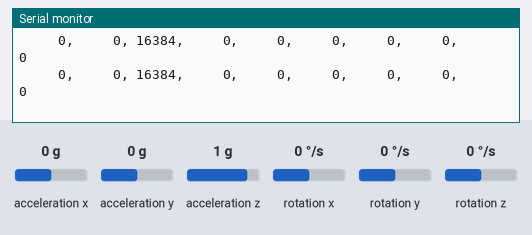
Recording of a sketch running on a simulated Arduino Leonardo, built with avr-gcc and run on an emulated ATmega32U4. On the bench: the last lines printed to the serial monitor. The inputs (shaded band) are chosen by the test bench; at power-on: acceleration x 0 g, acceleration y 0 g, acceleration z 1 g, rotation x 0 °/s, rotation y 0 °/s, rotation z 0 °/s.

Above: at 1.2 s.
1.3 s: acceleration x set to -1.4 g
At 1.37 s:
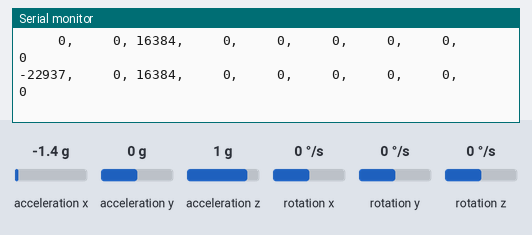
3.2 s: acceleration y set to -1.4 g
At 3.26 s:
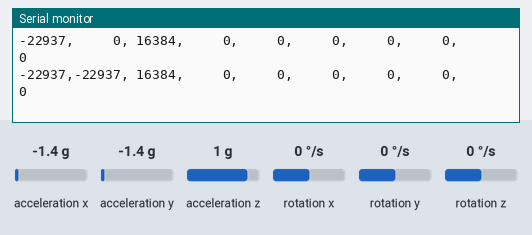
5.1 s: acceleration z set to -1.4 g
At 5.15 s:
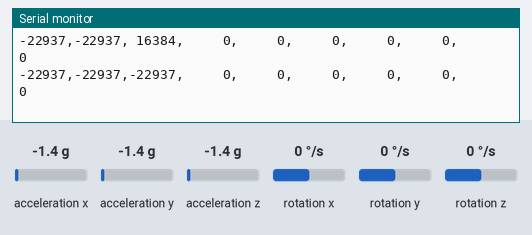
7.0 s: rotation x set to -192 °/s
At 7.04 s:
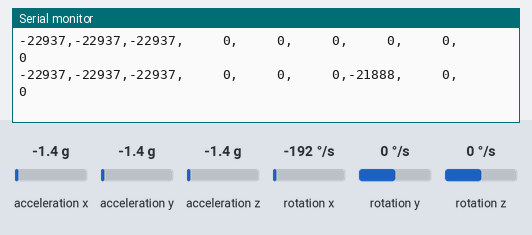
8.9 s: rotation y set to -192 °/s
At 8.93 s:
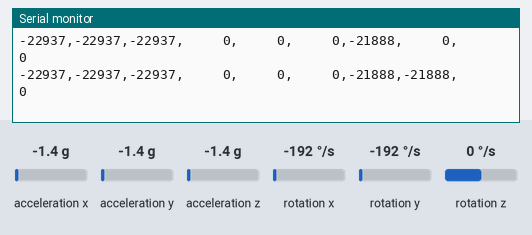
10.8 s: rotation z set to -192 °/s
At 10.82 s:
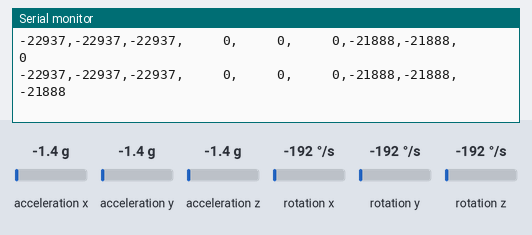

The sketch:

InertialSensors.ino
```cpp
/* This example reads the raw values from the L3GD20H gyro and
LSM303D accelerometer and magnetometer on the Zumo 32U4, and
prints those raw values to the serial monitor.

The accelerometer readings can be converted to units of g using
the conversion factors specified in the "Sensor characteristics"
table in the LSM303 datasheet.  The default full-scale (FS)
setting is +/- 2 g, so the conversion factor is 0.61 mg/LSB
(least-significant bit).  A raw reading of 16384 would correspond
to 1 g.

The gyro readings can be converted to degrees per second (dps)
using the "Mechanical characteristics" table in the L3GD20H
datasheet.  The default sensitivity is 8.75 mdps/LSB
(least-significant bit).  A raw reading of 10285 would correspond
to 90 dps.

The magnetometer readings are more difficult to interpret and
will usually require calibration. */

#include <Wire.h>
#include <Zumo32U4.h>

LSM303 compass;
L3G gyro;

char report[120];

void setup()
{
  Wire.begin();

  if (!compass.init())
  {
    // Failed to detect the compass.
    ledRed(1);
    while(1)
    {
      Serial.println(F("Failed to detect the compass."));
      delay(100);
    }
  }

  compass.enableDefault();

  if (!gyro.init())
  {
    // Failed to detect the gyro.
    ledRed(1);
    while(1)
    {
      Serial.println(F("Failed to detect gyro."));
      delay(100);
    }
  }

  gyro.enableDefault();
}

void loop()
{
  compass.read();
  gyro.read();

  /*snprintf_P(report, sizeof(report),
    PSTR("A: %6d %6d %6d    M: %6d %6d %6d    G: %6d %6d %6d"),
    compass.a.x, compass.a.y, compass.a.z,
    compass.m.x, compass.m.y, compass.m.z,
    gyro.g.x, gyro.g.y, gyro.g.z);*/
  snprintf_P(report, sizeof(report),
    PSTR("%6d,%6d,%6d,%6d,%6d,%6d,%6d,%6d,%6d"),
    compass.a.x, compass.a.y, compass.a.z,
    compass.m.x, compass.m.y, compass.m.z,
    gyro.g.x, gyro.g.y, gyro.g.z);
  Serial.println(report);

  delay(100);
}
```

Measured:
- after the input at 1.3 s, the serial monitor: prints a new line after 0.07 s (image 1)
- after the input at 3.2 s, the serial monitor: prints a new line after 0.06 s (image 2)
- after the input at 5.1 s, the serial monitor: prints a new line after 0.05 s (image 3)
- after the input at 7.0 s, the serial monitor: prints a new line at once (image 4)
- after the input at 8.9 s, the serial monitor: prints a new line at once (image 5)
- after the input at 10.8 s, the serial monitor: prints a new line at once (image 6)
